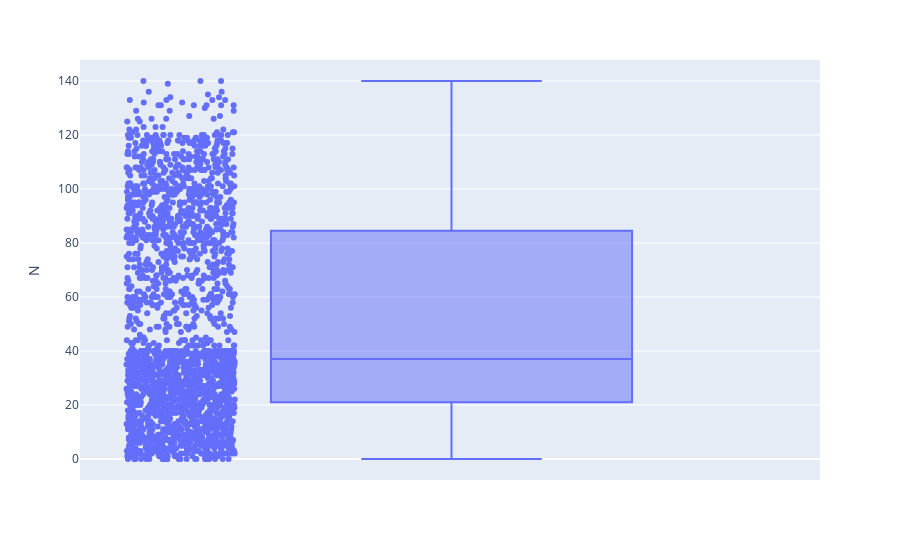

The notebook cell this image was saved under:
### Code cell
fig =px.box(data,y='N',points="all")
fig.show()

### Figure 1 — Plotly figure (JSON) as saved in the notebook; plotly's stock layout.template omitted (floating-point values rounded to 4 significant figures; data arrays with more than 128 entries replaced by an {"elided": "..."} marker saying what was removed)
{"data": [{"alignmentgroup": "True", "boxpoints": "all", "hovertemplate": "N=%{y}<extra></extra>", "legendgroup": "", "marker": {"color": "#636efa"}, "name": "", "notched": false, "offsetgroup": "", "orientation": "v", "showlegend": false, "type": "box", "x0": " ", "xaxis": "x", "y": {"elided": "2200 int values"}, "y0": " ", "yaxis": "y"}], "layout": {"boxmode": "group", "legend": {"tracegroupgap": 0}, "margin": {"t": 60}, "xaxis": {"anchor": "y", "domain": [0, 1]}, "yaxis": {"anchor": "x", "domain": [0, 1], "title": {"text": "N"}}}}
